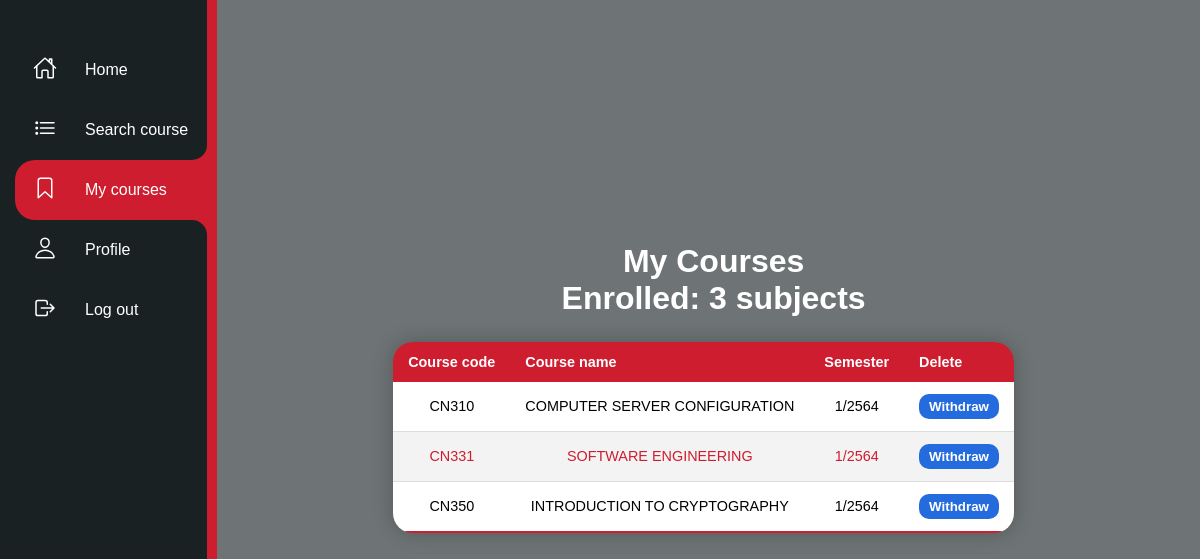
The page /registration/ (signed in) on the database its author committed.
### courses/models.py (models this page shows, shortened)
class Course(models.Model):
    c_code = models.CharField(max_length=5)
    c_name = models.CharField(max_length=150, null = True)
    semester = models.IntegerField()
    a_year = models.IntegerField()
    count_stu = models.IntegerField(default=0)
    max_stu = models.IntegerField()
    status = models.BooleanField(default=True)

class Enroll(models.Model):
    student = models.ForeignKey(Student, null=True, on_delete=models.CASCADE)
    course = models.ForeignKey(Course, null=True, on_delete=models.CASCADE)
    date_created = models.DateTimeField(auto_now_add=True, null=True)

### courses/decorators.py (the view)
		def wrapper_func(request, *args, **kwargs):
			group = None
			if request.user.groups.exists():
				group = request.user.groups.all()[0].name
			if group in allowed_roles:
				return view_func(request, *args, **kwargs)
			else:
				return HttpResponse('You are not authorized to view this page')

### courses/views.py (called while the page is built)
@login_required(login_url='courses:login')
@allowed_users(allowed_roles=['student'])
def registration(request): # , student_id
    my_course = request.user.student.enroll_set.all()
    all_course = Course.objects.all()
    mycourse_count = my_course.count() # เด็กลงไปกี่วิชา
    context = {"courses": my_course, "mycourse_count": mycourse_count, "all_c": all_course}
    return render(request, "courses/registration.html", context)

### courses/templates/courses/registration.html (shortened to what this page needs)
{% extends "courses/layout.html" %}
{% load static %}
{% block body %}
<div class="navigation">
        <ul>
            <li class="list">
                <a href="{% url 'courses:index' %}">
                    <span class="icon"><ion-icon name="home-outline"></ion-icon></span>
                    <span class="title">Home</span>
                </a>
            </li>
            <li class="list">
                <a href="{% url 'courses:courses' %}">
                    <span class="icon"><ion-icon name="list-outline"></ion-icon></span>
                    <span class="title">Search course</span>
                </a>
            </li>
            <li class="list active">
                <a href="{% url 'courses:registration' %}">
                    <span class="icon"><ion-icon name="bookmark-outline"></ion-icon></span>
                    <span class="title">My courses</span>
                </a>
            </li>
            <li class="list">
                <a href="#">
                    <span class="icon"><ion-icon name="person-outline"></ion-icon></span>
                    <span class="title">Profile</span>
                </a>
            </li>
            <li class="list">
                <a href="{% url 'courses:logout' %}">
                    <span class="icon"><ion-icon name="log-out-outline"></ion-icon></span>
                    <span class="title">Log out</span>
                </a>
            </li>
        </ul>
    </div>
    <div class="containertable">
        <h1>My Courses</h1>
        <h1>Enrolled: {{mycourse_count}} subjects</h1>
        <div class="table">
        <table class="content-table">
            <thead>
                <tr>
                    <th>Course code</th>
                    <th>Course name</th>
                    <th>Semester</th>
                    <th>Delete</th>
                </tr>
            </thead>
            <tbody>
                {% for course in all_c %}
                {% for en_c in courses %}
                    {% if en_c.course == course %}
                    <tr>
                    <td>{{course.c_code}}</td>
                    <td>{{course.c_name}}</td>
                    <td>{{course.semester}}/{{course.a_year}}</td>
                    <td>
                        <div class="pen">
                        <div class="controls">
                          <button class="modal-trigger">Withdraw</button>
                        </div>
                        </div>
                        </td>
                </tr>
                {% endif %}
               {% endfor %}
               {% endfor %}
            </tbody>
        </table>
    </div>
    </div>
{% endblock %}

### courses/templates/courses/layout.html (shortened to what this page needs)
{% load static %}
<!DOCTYPE html>
<html lang="en">
    <head>
    </head>
    <body>
        {% block body %}
        {% endblock %}
    </body>
</html>

### static/css/style.css (style rules this page uses)
* { margin: 0; padding: 0; box-sizing: border-box; font-family: Arial, Helvetica, sans-serif; }
body { display: flex; justify-content: left; align-items: top; min-height: 100vh; background-color: #6e7475; }
.navigation { position: relative; width: 75px; background: #192123; box-shadow: 10px 0 0 #ce1d2f; border-left: 10px solid #192123; overflow-x: hidden; transition: width 0.5s; }
.navigation ul { position: absolute; top: 0; left: 0; width: 100%; padding-left: 5px; padding-top: 40px; }
.navigation ul li { position: relative; list-style: none; width: 100%; border-top-left-radius: 20px; border-bottom-left-radius: 20px; }
.navigation ul li.active { background: #ce1d2f; }
.navigation ul li.active a::before { content: ''; position: absolute; top: -30px; right: 0; width: 30px; height: 30px; background: transparent; border-radius: 50%; box-shadow: 15px 15px 0 #ce1d2f; }
.navigation ul li.active a::after { content: ''; position: absolute; bottom: -30px; right: 0; width: 30px; height: 30px; background: transparent; border-radius: 50%; box-shadow: 15px -15px 0 #ce1d2f; }
.navigation ul li a { position: relative; display: block; width: 100%; display: flex; text-decoration: none; color: #fff; }
.navigation ul li a .icon { position: relative; display: block; min-width: 60px; height: 60px; line-height: 70px; text-align: center; }
.navigation ul li a .icon ion-icon { position: relative; font-size: 1.5em; z-index: 1; }
.navigation ul li a .title { position: relative; display: block; padding-left: 10px; height: 60px; line-height: 60px; white-space: nowrap; }
h1 { color: white; padding-left: 20px; }
.containertable { position: relative; width: 100%; padding: 20px; display: flex; justify-content: center; align-items: center; text-align: center; flex-direction: column; }
.containertable .content-table { border-collapse: collapse; margin: 25px 0; font-size: 0.9rem; min-width: 400px; border-radius: 20px; overflow: hidden; box-shadow: 0 0 20px rgba(0, 0, 0, 0.25); }
.containertable .content-table thead tr { background-color: #ce1d2f; color: #ffffff; text-align: left; font-weight: bold; }
.containertable .content-table th, .containertable .content-table td { padding: 12px 15px; }
.containertable .content-table tbody tr { border-bottom: 1px solid #dddddd; background-color: white; }
.containertable .content-table tbody tr:nth-of-type(even) { background-color: #f3f3f3; color: #ce1d2f; }
.containertable .content-table tbody tr:last-of-type { border-bottom: 2px solid #ce1d2f; }
button { outline: none; -webkit-appearance: none; background: white; border: none; }
.pen { flex: 1 1 100%; }
.controls { display: flex; flex-direction: column; margin: 0 auto; justify-content: space-around; }
.controls button { position: relative; display: inline-block; padding: 5px 10px; background: #246bdd; color: white; border-radius: 10px; text-decoration: none; transition: 0.5s; font-weight: bold; }

### rows shown on the page
Course: c_code "CN310", c_name "COMPUTER SERVER CONFIGURATION", semester "1", a_year "2564"
Course: c_code "CN331", c_name "SOFTWARE ENGINEERING", semester "1", a_year "2564"
Course: c_code "CN350", c_name "INTRODUCTION TO CRYPTOGRAPHY", semester "1", a_year "2564"

### other values the page prints
{{ mycourse_count }} "3"
